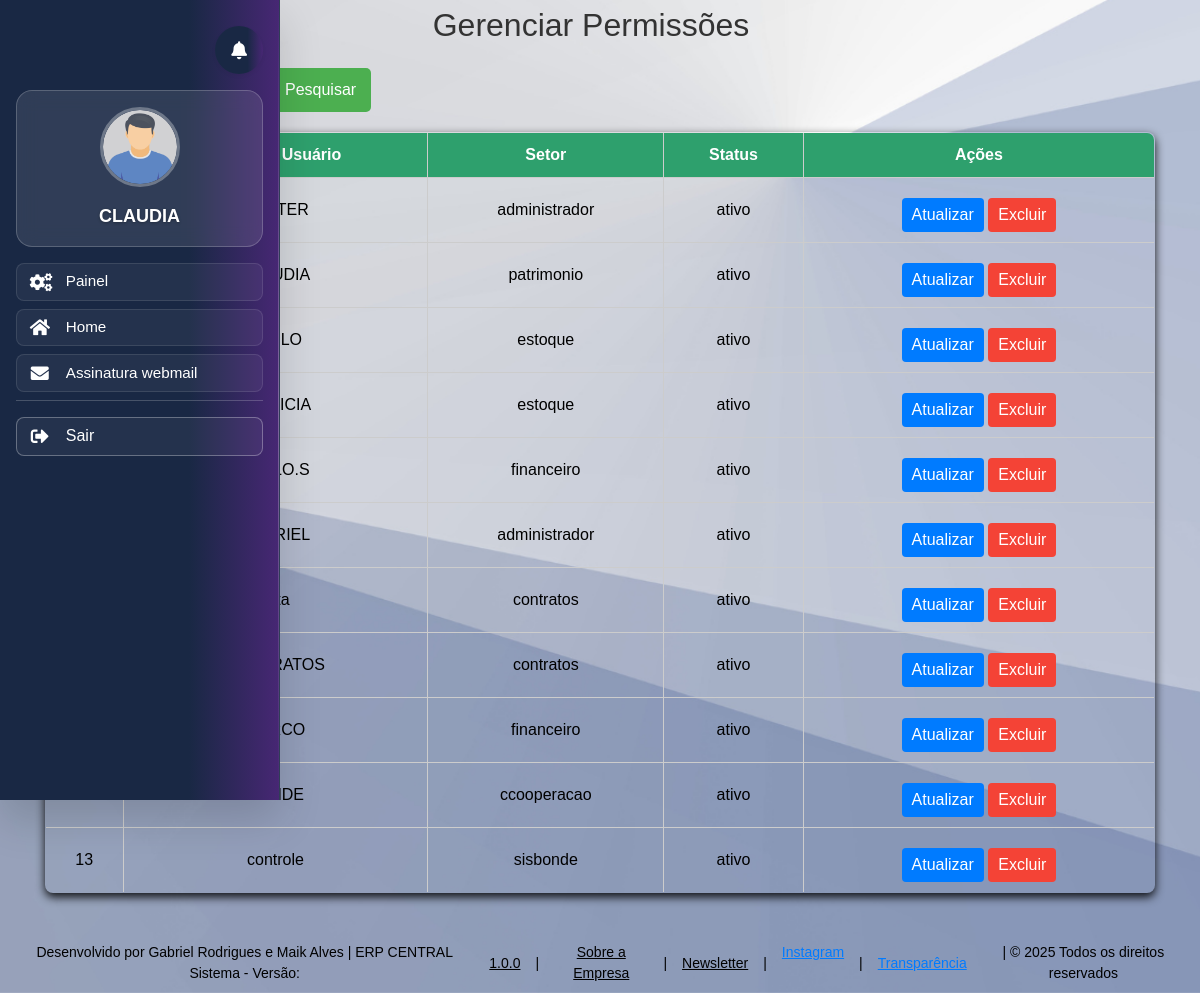
Page /gerenciarpermissao.php (signed in) on the earlier database version.
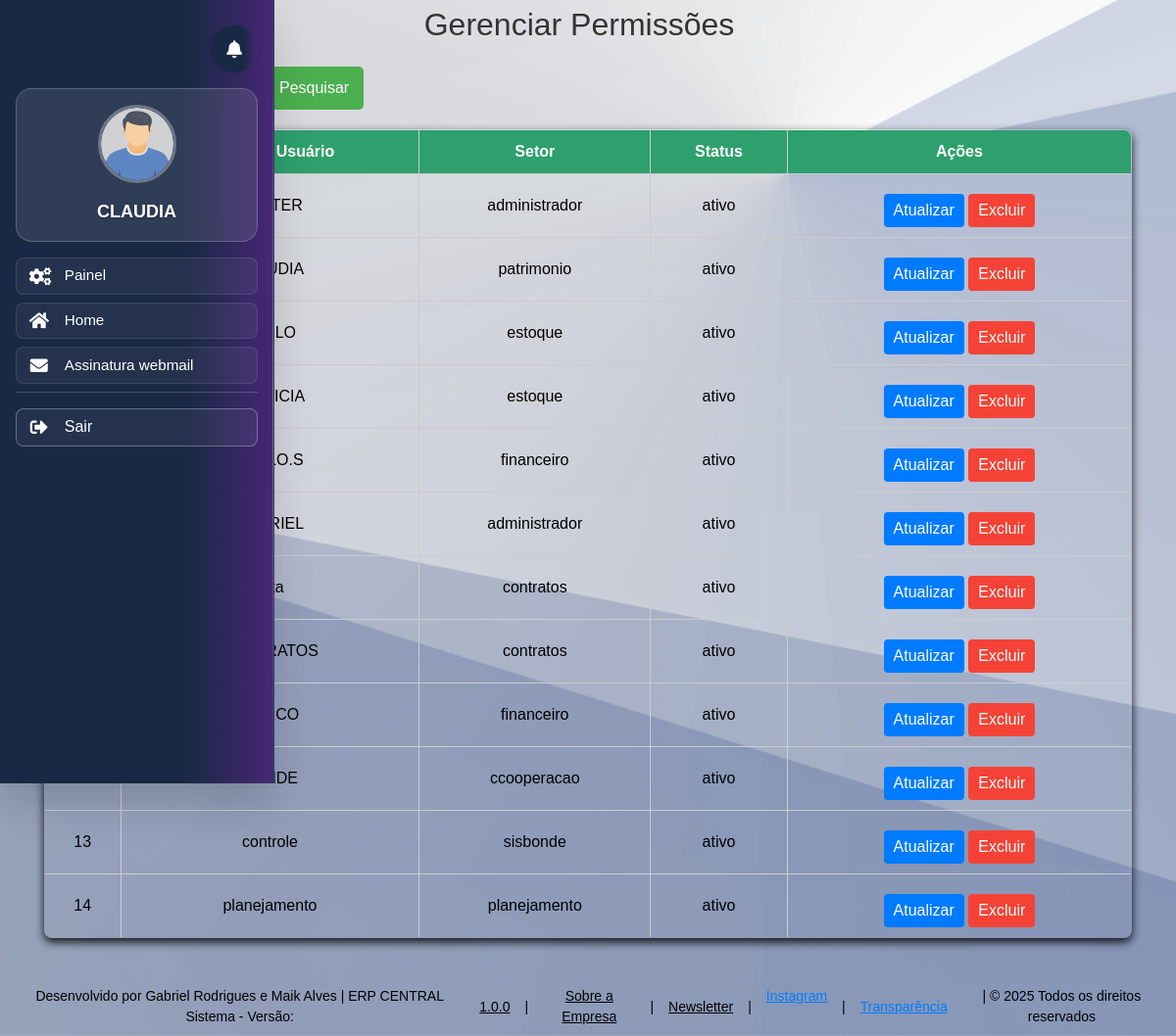
Same page on the later database version.
### tables this page shows
CREATE TABLE `usuario` (
  `id` int(11) NOT NULL,
  `username` varchar(50) NOT NULL,
  `senha` varchar(255) NOT NULL,
  `matricula` varchar(20) NOT NULL,
  `email` varchar(100) NOT NULL,
  `setor` enum('administrador','estoque','patrimonio','financeiro','contratos','ccooperacao','sisbonde','planejamento') NOT NULL,
  `cargo` varchar(50) NOT NULL,
  `situacao` enum('ativo','inativo') DEFAULT 'ativo',
  `foto` varchar(255) DEFAULT 'default.png',
  `primeira_vez` tinyint(1) DEFAULT 1,
  `tempo_registro` datetime DEFAULT NULL
);

### gerenciarpermissao.php (the view, shortened to what this page needs)
<?php
include 'banco.php';
include 'header.php';
$search_query = isset($_GET['search']) ? $con->real_escape_string($_GET['search']) : '';
$query = "SELECT id, username, setor, situacao FROM usuario";
$usuarios = $con->query($query);
?>
<!DOCTYPE html>
<html lang="pt-br">
<head>
    <link rel="stylesheet" href="src/style/style.css">
</head>
<body>
    <h2>Gerenciar Permissões</h2>
<div class="container">
        <form class="container1" method="GET" action="gerenciarpermissao.php">
            <input type="text" name="search" placeholder="Pesquisar por nome..." value="<?php echo htmlspecialchars($search_query); ?>">
            <button class="btn1" type="submit">Pesquisar</button>
        </form>
        <table>
            <thead>
                <tr>
                    <th>ID</th>
                    <th>Nome de Usuário</th>
                    <th>Setor</th>
                    <th>Status</th>
                    <th>Ações</th>
                </tr>
            </thead>
            <tbody>
                <?php if ($usuarios && $usuarios->num_rows > 0): ?>
                    <?php while ($usuario = $usuarios->fetch_assoc()): ?>
                        <tr>
                            <td><?php echo htmlspecialchars($usuario['id']); ?></td>
                            <td><?php echo htmlspecialchars($usuario['username']); ?></td>
                            <td><?php echo htmlspecialchars($usuario['setor']); ?></td>
                            <td><?php echo htmlspecialchars($usuario['situacao']); ?></td>
                            <td>
                                <button class="btn btn-update" onclick="openModal(
                                    <?php echo $usuario['id']; ?>,
                                    '<?php echo htmlspecialchars($usuario['username']); ?>',
                                    '<?php echo htmlspecialchars($usuario['setor']); ?>',
                                    '<?php echo htmlspecialchars($usuario['situacao']); ?>'
                                )">
                                    Atualizar
                                </button>
                                <button class="btn btn-delete" onclick="openDeleteModal(<?php echo $usuario['id']; ?>)">Excluir</button>
                            </td>
                        </tr>
                    <?php endwhile; ?>
                <?php else: ?>
                    <tr>
                        <td colspan="5">Nenhum usuário encontrado.</td>
                    </tr>
                <?php endif; ?>
            </tbody>
        </table>
</div>
</body>
</html>
<?php include 'footer.php'; ?>

### header.php (shortened to what this page needs)
<?php
require_once 'bancoo.php';
try {
    $username = $_SESSION['username'];
    $setor = $_SESSION['setor'];
    $fotoBasePath = 'uploads/';
    $query = $pdo->prepare("SELECT foto FROM usuario WHERE username = :username");
    $query->bindParam(':username', $username, PDO::PARAM_STR);
    $query->execute();
    $result = $query->fetch(PDO::FETCH_ASSOC);
    $foto = (!empty($result['foto']) && file_exists($fotoBasePath . $result['foto']))
        ? $fotoBasePath . $result['foto']
        : $fotoBasePath . 'man.png';
    $menuItens = [];
    switch ($setor) {
        case 'patrimonio':
            $menuItens = [
                ['link' => 'painelpatrimonio.php', 'nome' => 'Painel', 'icon' => 'cogs'],
                ['link' => 'homepatrimonio.php', 'nome' => 'Home', 'icon' => 'home'],
                ['link' => 'rh.php', 'nome' => 'Assinatura webmail', 'icon' => 'envelope'],
            ];
            break;
    }
} catch (PDOException $e) {
    die("Erro ao acessar as informações do usuário: " . $e->getMessage());
}
?>
<!DOCTYPE html>
<html lang="pt-br">
<head>
    <link rel="stylesheet" href="src/style/lateral-menu.css">
    <link rel="stylesheet" href="src/style/sino.css">
    <link rel="stylesheet" href="src/style/modal-perfil.css">
    <link rel="stylesheet" href="https://stackpath.bootstrapcdn.com/bootstrap/4.5.2/css/bootstrap.min.css">
    <link rel="stylesheet" href="https://cdnjs.cloudflare.com/ajax/libs/font-awesome/5.15.3/css/all.min.css">
    <link rel="stylesheet" href="https://cdnjs.cloudflare.com/ajax/libs/font-awesome/5.15.4/css/all.min.css">
</head>
<body>
    <div class="wrapper">
        <nav id="sidebar" class="active">
            <div class="notification-system">
                <div class="notification-container">
                    <button class="notification-bell" id="notificacaoLink" data-toggle="dropdown" aria-haspopup="true" aria-expanded="false">
                        <div class="bell-icon">
                            <i class="fa fa-bell"></i>
                        </div>
                    </button>
                </div>
            </div>
            <div class="profile-section">
                <a href="#" data-toggle="modal" data-target="#perfilModal">
                    <img src="<?= htmlspecialchars(!empty($foto) ? $foto : '/default.png') ?>" alt="Perfil" class="rounded-circle">
                    <p><?= htmlspecialchars($username) ?></p>
                </a>
            </div>
            <ul class="list-unstyled components">
                <?php foreach ($menuItens as $item): ?>
                    <li>
                        <a href="<?= htmlspecialchars($item['link']) ?>">
                            <i class="fa fa-<?= htmlspecialchars($item['icon']) ?>"></i>
                            <span class="menu-text"><?= htmlspecialchars($item['nome']) ?></span>
                        </a>
                    </li>
                <?php endforeach; ?>
            </ul>
            <ul class="list-unstyled components">
                <li class="exit-btn">
                    <a href="sair.php" class="exit-btn-link">
                        <i class="fa fa-sign-out-alt exit-icon"></i>
                        <span>Sair</span>
                    </a>
                </li>
            </ul>
        </nav>
    </div>
</body>
</html>

### footer.php (shortened to what this page needs)
<!DOCTYPE html>
<html lang="pt-br">
<head>
</head>
<body>
    <footer role="contentinfo">
        <p>
            Desenvolvido por Gabriel Rodrigues e Maik Alves |
            ERP CENTRAL Sistema - Versão: <span class="version" onclick="showVersionInfo()" role="button" tabindex="0" aria-label="Ver informações da versão">1.0.0</span> |
            <span class="company-info" onclick="showCompanyInfo()" role="button" tabindex="0" aria-label="Ver informações da empresa">Sobre a Empresa</span> |
            <span class="newsletter" onclick="showNewsletterForm()" role="button" tabindex="0" aria-label="Inscrever-se na newsletter">Newsletter</span> |
            <a class="social-link" href="https://www.instagram.com/central_rj/" target="_blank" aria-label="Instagram do Governo RJ">
                Instagram<img src="https://img.icons8.com/ios-filled/50/ffffff/instagram.png" alt="">
            </a> |
            <a class="social-link" href="https://www.rj.gov.br/central/node/379" target="_blank" aria-label="Portal da Transparência">Transparência</a> |
            © 2025 Todos os direitos reservados
        </p>
    </footer>
</body>
</html>

### src/style/lateral-menu.css (style rules this page uses)
:root { --primary-gradient: linear-gradient(90deg, #192844 67.81%, #472774 100%); --secondary-gradient: linear-gradient(135deg, #472774 0%, #6a4c93 100%); --accent-gradient: linear-gradient(135deg, #667eea 0%, #764ba2 100%); --success-gradient: linear-gradient(135deg, #4facfe 0%, #00f2fe 100%); --warning-gradient: linear-gradient(135deg, #43e97b 0%, #38f9d7 100%); --danger-gradient: linear-gradient(135deg, #fa709a 0%, #fee140 100%); --glass-gradient: linear-gradient(135deg, rgba(255, 255, 255, 0.1) 0%, rgba(255, 255, 255, 0.05) 100%); --primary-color: #192844; --secondary-color: #472774; --accent-color: #667eea; --text-dark: #2d3748; --text-light: #718096; --bg-light: #f7fafc; --bg-white: #ffffff; --border-color: #e2e8f0; --shadow-sm: 0 1px 3px rgba(0, 0, 0, 0.1); --shadow-md: 0 4px 6px rgba(0, 0, 0, 0.1); --shadow-lg: 0 10px 25px rgba(0, 0, 0, 0.15); --shadow-xl: 0 20px 40px rgba(0, 0, 0, 0.2); --border-radius: 12px; --border-radius-sm: 6px; --transition-fast: all 0.2s ease; --transition-smooth: all 0.3s cubic-bezier(0.25, 0.46, 0.45, 0.94); --sidebar-width: 280px; }
* { box-sizing: border-box; }
body { margin: 0; padding: 0; font-family: "Inter", -apple-system, BlinkMacSystemFont, "Segoe UI", Roboto, sans-serif; background-image: url('../img/bk.png'); background-size: cover; background-position: center; background-repeat: no-repeat; overflow-x: hidden; }
#sidebar { background: var(--primary-gradient); color: white; padding: 1rem; position: fixed; height: 100vh; top: 0; left: 0; display: flex; flex-direction: column; align-items: stretch; width: var(--sidebar-width); box-shadow: var(--shadow-xl); border-right: 1px solid rgba(255, 255, 255, 0.1); z-index: 1000; transition: var(--transition-smooth); backdrop-filter: blur(10px); }
#sidebar::after { content: ""; position: absolute; top: 0; right: 0; width: 1px; height: 100%; background: linear-gradient(180deg, transparent 0%, rgba(255, 255, 255, 0.3) 50%, transparent 100%); }
#sidebar .profile-section { margin-bottom: 1rem; margin-top: 1rem; text-align: center; padding: 1rem; background: rgba(255, 255, 255, 0.1); border-radius: var(--border-radius); backdrop-filter: blur(10px); border: 1px solid rgba(255, 255, 255, 0.2); transition: var(--transition-smooth); width: 100%; }
#sidebar .profile-section img { width: 80px; height: 80px; border-radius: 50%; margin-bottom: 1rem; object-fit: cover; border: 3px solid rgba(255, 255, 255, 0.3); transition: var(--transition-smooth); }
#sidebar .profile-section p { font-size: 1.125rem; font-weight: 600; color: white; margin: 0; text-shadow: 0 1px 3px rgba(0, 0, 0, 0.3); }
#sidebar .profile-section a { text-decoration: none; color: inherit; }
.list-unstyled { width: 100%; padding-left: 0; list-style: none; margin: 0; }
#sidebar .components li { margin-bottom: 0.5rem; }
#sidebar .components li a { font-weight: 500; color: white; text-decoration: none; display: flex; align-items: center; padding: 0.40rem 0.8rem; border-radius: var(--border-radius-sm); transition: var(--transition-fast); background: rgba(255, 255, 255, 0.05); border: 1px solid rgba(255, 255, 255, 0.1); position: relative; overflow: hidden; }
#sidebar .components li a::after { content: ""; position: absolute; top: 0; left: 0; width: 3px; height: 100%; background: var(--accent-gradient); transform: scaleY(0); transition: var(--transition-fast); border-radius: 0 3px 3px 0; }
#sidebar .components li a i { margin-right: 1rem; font-size: 1.125rem; transition: var(--transition-fast); width: 20px; text-align: center; }
.menu-text { transition: var(--transition-fast); font-size: 0.95rem; }
.exit-btn { margin-top: auto; padding-top: 1rem; border-top: 1px solid rgba(255, 255, 255, 0.2); }
.exit-btn-link { border: 1px solid rgba(255, 255, 255, 0.3) !important; }
#sidebar { animation: slideIn 0.4s ease-out; }

### src/style/style.css (style rules this page uses)
* { box-sizing: border-box; }
h2 { color: #333; padding: 6px; text-align: center; margin-right: 18px; }
button { display: flex; margin-top: 10px; padding: 10px 15px; background-color: #4caf50; color: white; border: none; border-radius: 5px; cursor: pointer; }
table { width: 100%; border-collapse: collapse; margin: 20px auto; box-shadow: 0 4px 10px rgba(0.9, 0.5, 0.5, 0.9); border-radius: 8px; overflow: hidden; }
table, th, td { border: 1px solid #ddd; color: #000; }
th, td { padding: 10px; text-align: left; max-width: 200px; overflow-wrap: break-word; }
table th { background-color: #2ea06d; color: white; }

Differences in the rows shown:
added usuario: id "14", username "planejamento", setor "planejamento", situacao "ativo"
